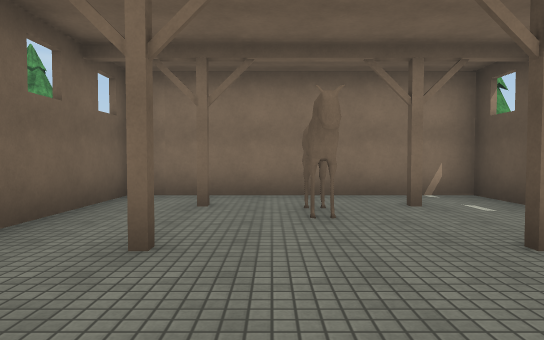
[1] (above)

22 first-person views from a walk through a Unity game level. The camera is 1.3 m above the floor, tilts 2° down and sees 75° across. The floor is counted in squares, 2 m on a side. Each view is taken from the middle of a square. On the plan, view 1 faces up. The plan holds only what a view shows up to about 10 squares ahead; the rest is blank. The place goes on beyond the plan. Surface patterns are stand-ins for the level's own textures.

[2]
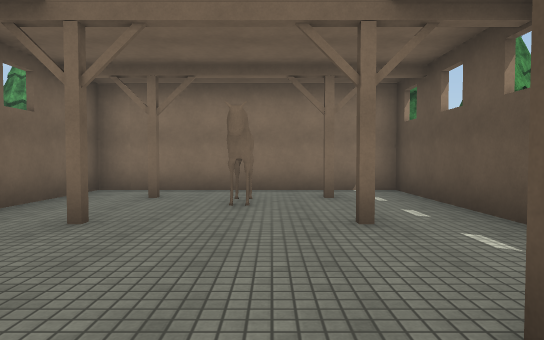

[3]
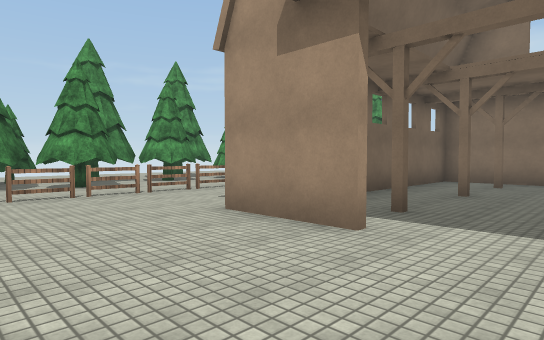

[4]
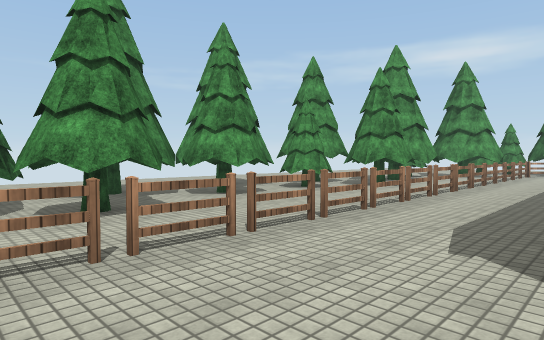

[5]
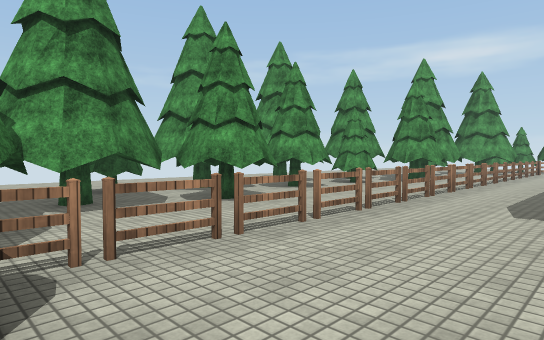

[6]
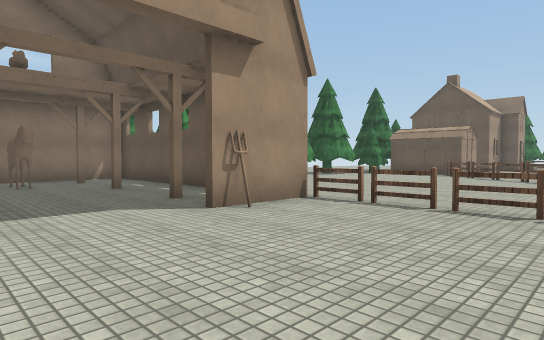

[7]
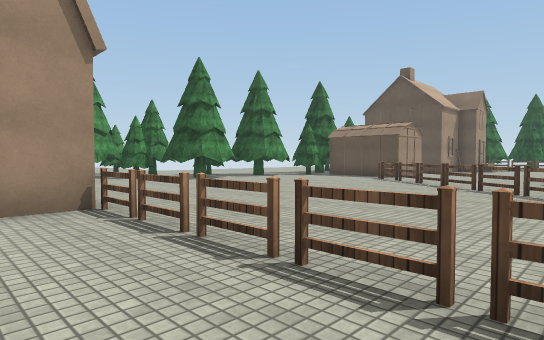

[8]
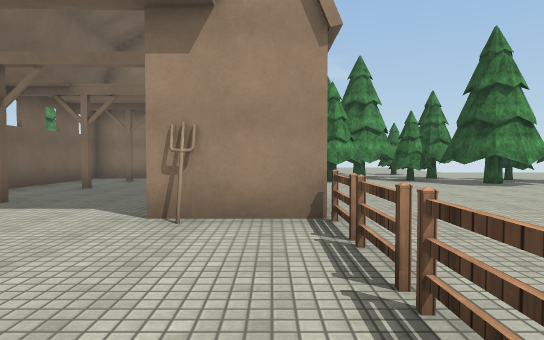

[9]
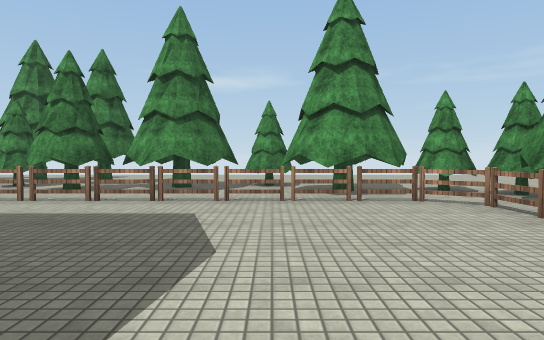

[10]
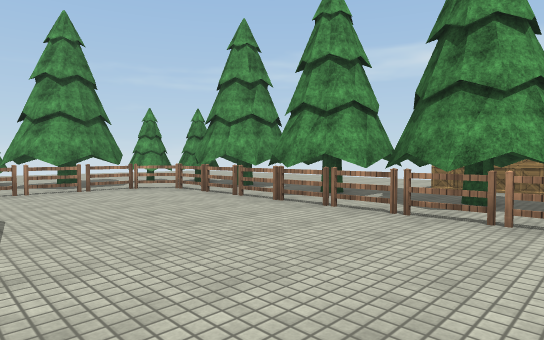

[11]
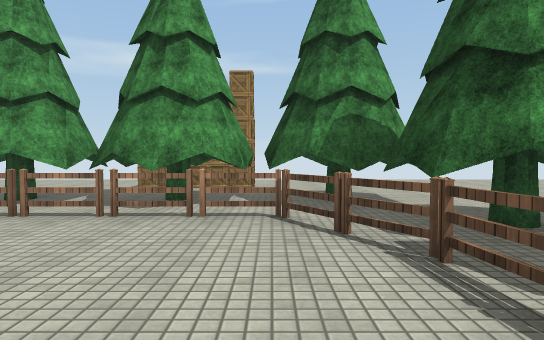

[12]
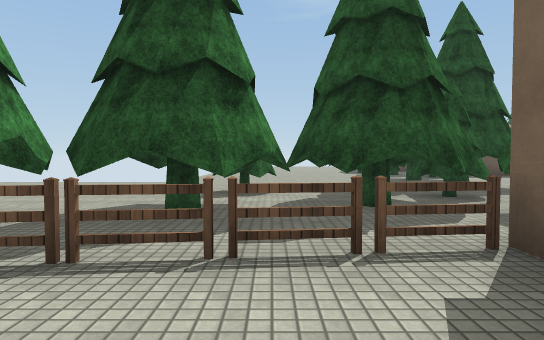

[13]
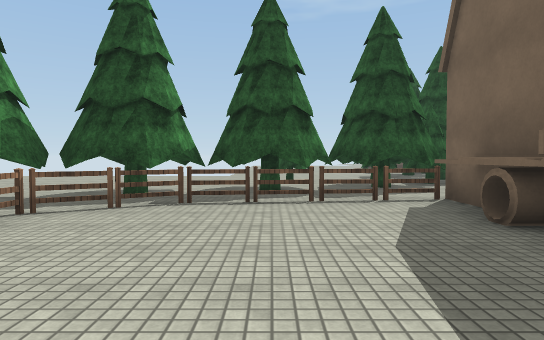

[14]
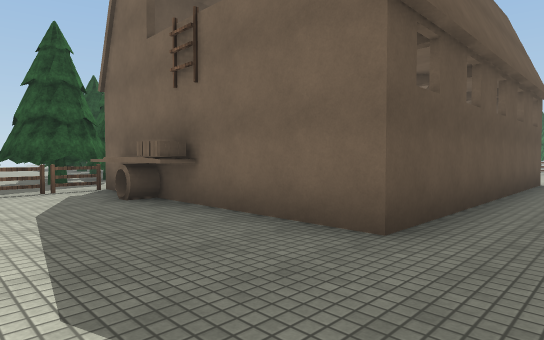

[15]
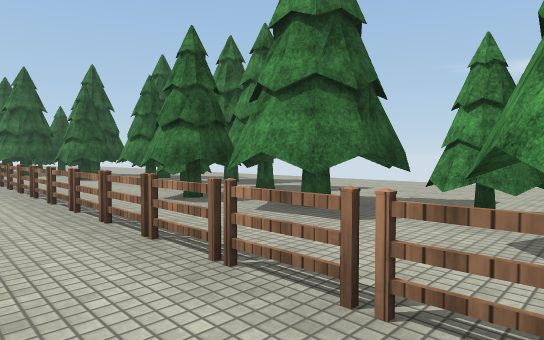

[16]
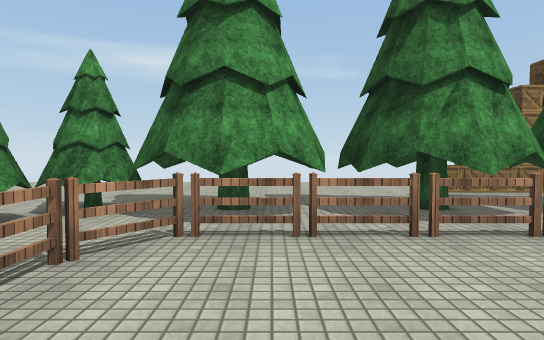

[17]
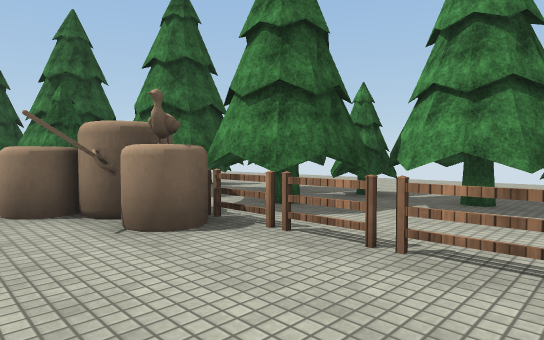

[18]
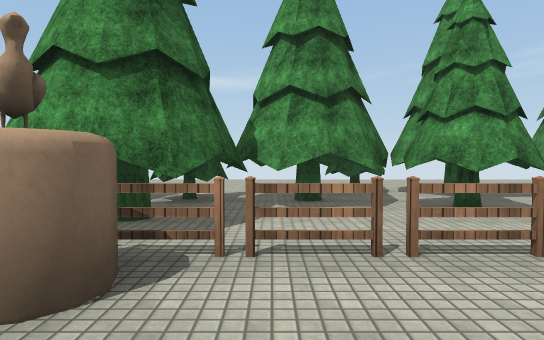

[19]
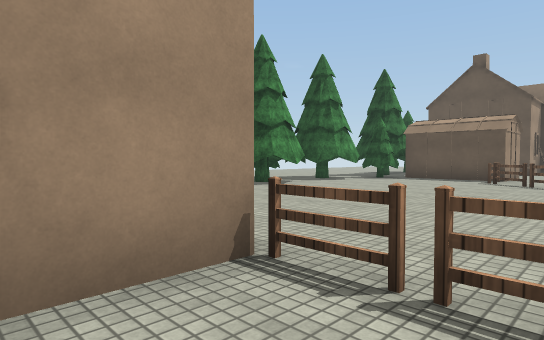

[20]
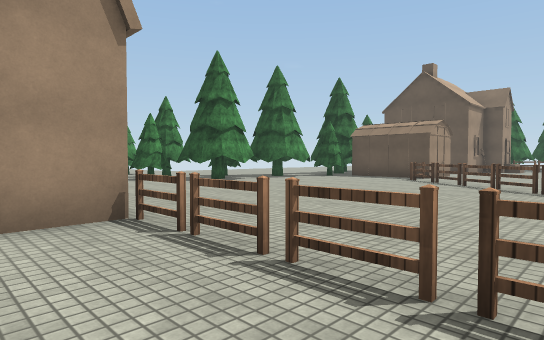

[21]
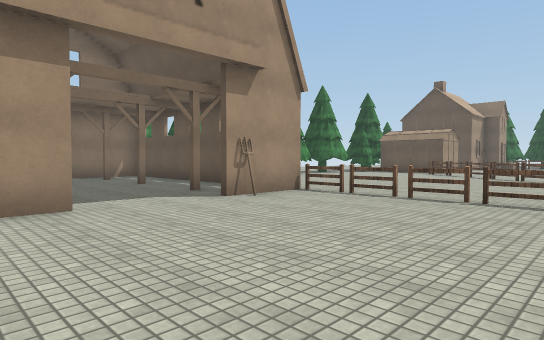

[22]
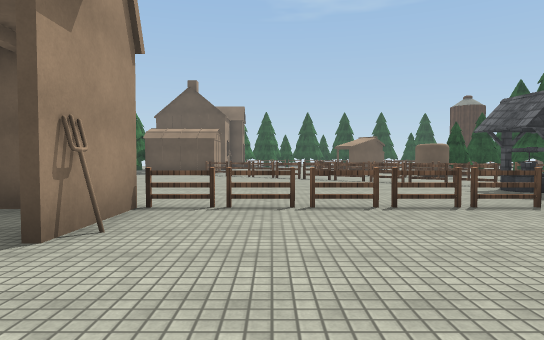

### Floor plan
Key: @ floor where view 1 was taken; # wall or solid block; . floor; O other object.
Columns run from 13 left of view 1 to 14 right of it. Each row starts with its distance up from view 1.
 18          ...   ..  ...
 17    ..  ......  ..  ...
 16    .......... O... ...
 15    ...................
 14      ..O##O#O##O#O. ....
 13      .OOO#O#OO#O#O. ....
 12     ..O OOOOOOOOO#O...
 11     .O#OO.......O##..
 10    ..O#OO.......OOO..
  9 .....OO#O.......OO##OO...
  8 .....OO.O.......OOOOOO ..
  7 ....O##.O......OO###OO ..
  6 .....#O.O.O######OO#OO O.
  5 ...O#OOOO.O...OOOOOOOOOOO
  4   ..OOO.O.O...O.OOO.O##O
  3 ..O OO..O.O.....OO...O#OO
  2 ..O#OO..O.O.....O .......
  1  .  OO..O.O.....OO........
  0 ...#OO..O.OO.@.OO ........#
 -1 ...##OO.O..O#..O#O.......OOO
 -2 ...OOOO.O........O......O.
 -3 .. O##O.O........O.....OO...
 -4 ..  O#O#O........O.....O....
 -5 ....OO##O........O....O.
 -6 .....O#O OO......O   O.

Where each view was taken, in squares from view 1:
view 1: 0 up, 0 right, facing up
view 2: 1 down, 1 right, facing up
view 3: 4 down, 1 right, facing up-left
view 4: 3 down, 3 left, facing up-left
view 5: 5 down, 3 left, facing up-left
view 6: 5 down, 1 left, facing up-right
view 7: 6 down, 2 right, facing up-right
view 8: 5 down, 3 right, facing up
view 9: 9 up, 0 right, facing left
view 10: 8 up, 2 right, facing up-left
view 11: 8 up, 2 right, facing up
view 12: 8 up, 1 right, facing right
view 13: 9 up, 2 left, facing right
view 14: 9 up, 4 left, facing down-right
view 15: 10 up, 4 left, facing down-left
view 16: 9 up, 4 left, facing up
view 17: 2 down, 3 left, facing down-left
view 18: 4 down, 3 left, facing left
view 19: 3 down, 2 right, facing up-right
view 20: 5 down, 2 right, facing up-right
view 21: 6 down, 2 left, facing up-right
view 22: 3 down, 1 left, facing right
